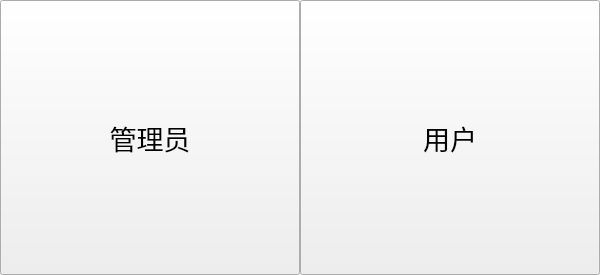
<?xml version="1.0" encoding="UTF-8"?>
<ui version="4.0">
 <class>Type_SelClass</class>
 <widget class="QWidget" name="Type_SelClass">
  <property name="geometry">
   <rect>
    <x>0</x>
    <y>0</y>
    <width>600</width>
    <height>275</height>
   </rect>
  </property>
  <property name="windowTitle">
   <string>Type_Sel</string>
  </property>
  <widget class="QPushButton" name="PsBt_admin">
   <property name="geometry">
    <rect>
     <x>0</x>
     <y>0</y>
     <width>300</width>
     <height>275</height>
    </rect>
   </property>
   <property name="font">
    <font>
     <pointsize>20</pointsize>
    </font>
   </property>
   <property name="text">
    <string>管理员</string>
   </property>
  </widget>
  <widget class="QPushButton" name="PsBt_user">
   <property name="geometry">
    <rect>
     <x>300</x>
     <y>0</y>
     <width>300</width>
     <height>275</height>
    </rect>
   </property>
   <property name="font">
    <font>
     <pointsize>20</pointsize>
    </font>
   </property>
   <property name="text">
    <string>用户</string>
   </property>
  </widget>
 </widget>
 <layoutdefault spacing="6" margin="11"/>
 <resources/>
 <connections>
  <connection>
   <sender>PsBt_user</sender>
   <signal>clicked()</signal>
   <receiver>Type_SelClass</receiver>
   <slot>user()</slot>
   <hints>
    <hint type="sourcelabel">
     <x>424</x>
     <y>115</y>
    </hint>
    <hint type="destinationlabel">
     <x>250</x>
     <y>-21</y>
    </hint>
   </hints>
  </connection>
  <connection>
   <sender>PsBt_admin</sender>
   <signal>clicked()</signal>
   <receiver>Type_SelClass</receiver>
   <slot>admin()</slot>
   <hints>
    <hint type="sourcelabel">
     <x>123</x>
     <y>127</y>
    </hint>
    <hint type="destinationlabel">
     <x>193</x>
     <y>-17</y>
    </hint>
   </hints>
  </connection>
 </connections>
 <slots>
  <slot>user()</slot>
  <slot>admin()</slot>
 </slots>
</ui>
